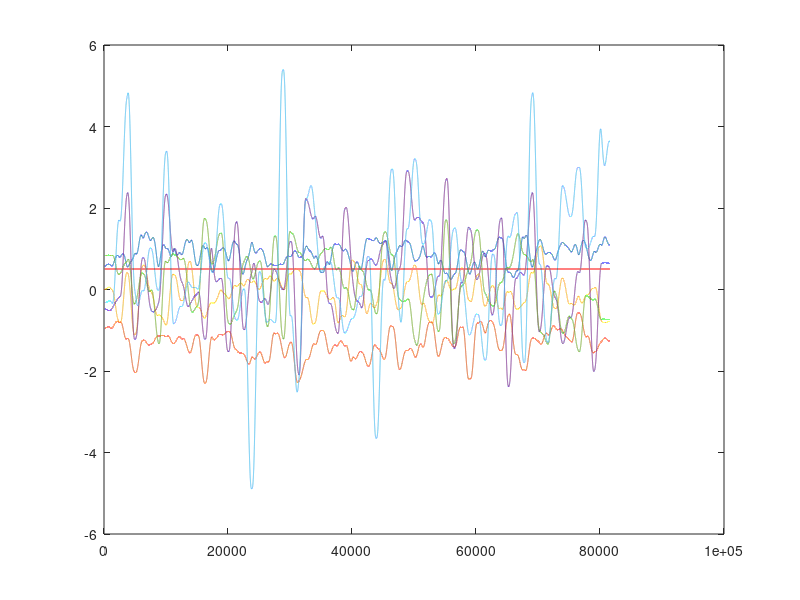
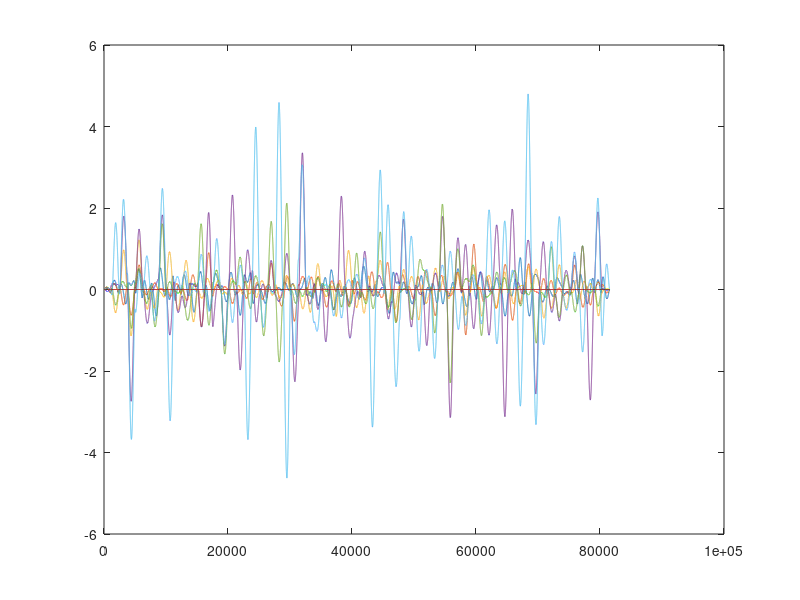
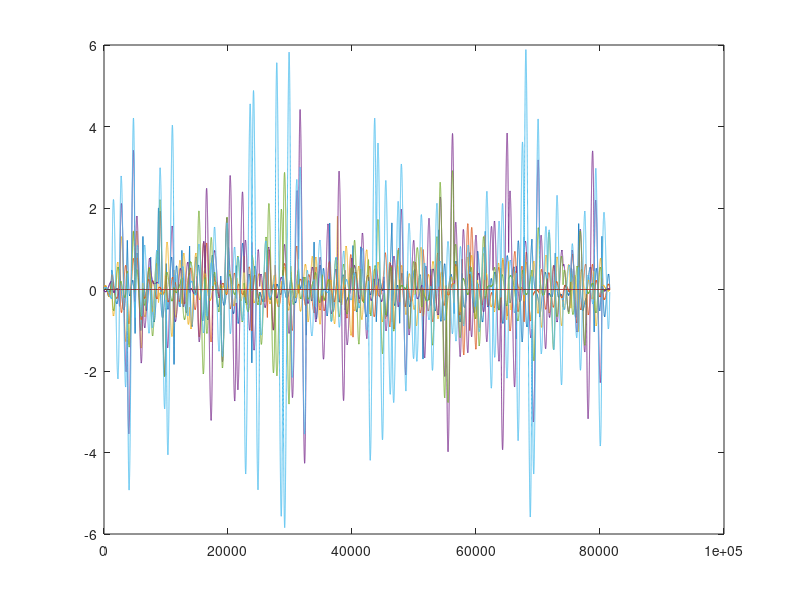

MATLAB code to generate these figures, in order: (Note: this script raises an error after producing the figures.)
clc; clear all; close all;
load('utilis/traj.mat')
cd utilis
u = zeros(size(Traj,1)-2,size(Traj,2)-1);
Fs = 500;
dtraj = sgolayfilt(diff(Traj)*Fs,1,17);
ddtraj = sgolayfilt(diff(dtraj)*Fs,1,17);
figure, plot(Traj), figure, plot(dtraj), figure, plot(ddtraj);
num = size(Traj,1)-2;
parfor i=1:num
    u(i,:) = noiseCompensation(Traj(i,1:6), dtraj(i,1:6), ddtraj(i,1:6))';
end
%% Grafici (cambiare fra ddtraj/dtraj/traj)
figure; 
subplot(321); plot(ddtraj(:,1)); hold on; plot(u(:,1));
subplot(322); plot(ddtraj(:,2)); hold on; plot(u(:,2));
subplot(323); plot(ddtraj(:,3)); hold on; plot(u(:,3));
subplot(324); plot(ddtraj(:,4)); hold on; plot(u(:,4));
subplot(325); plot(ddtraj(:,5)); hold on; plot(u(:,5));
subplot(326); plot(ddtraj(:,6)); hold on; plot(u(:,6));
save('u_out.mat','u')